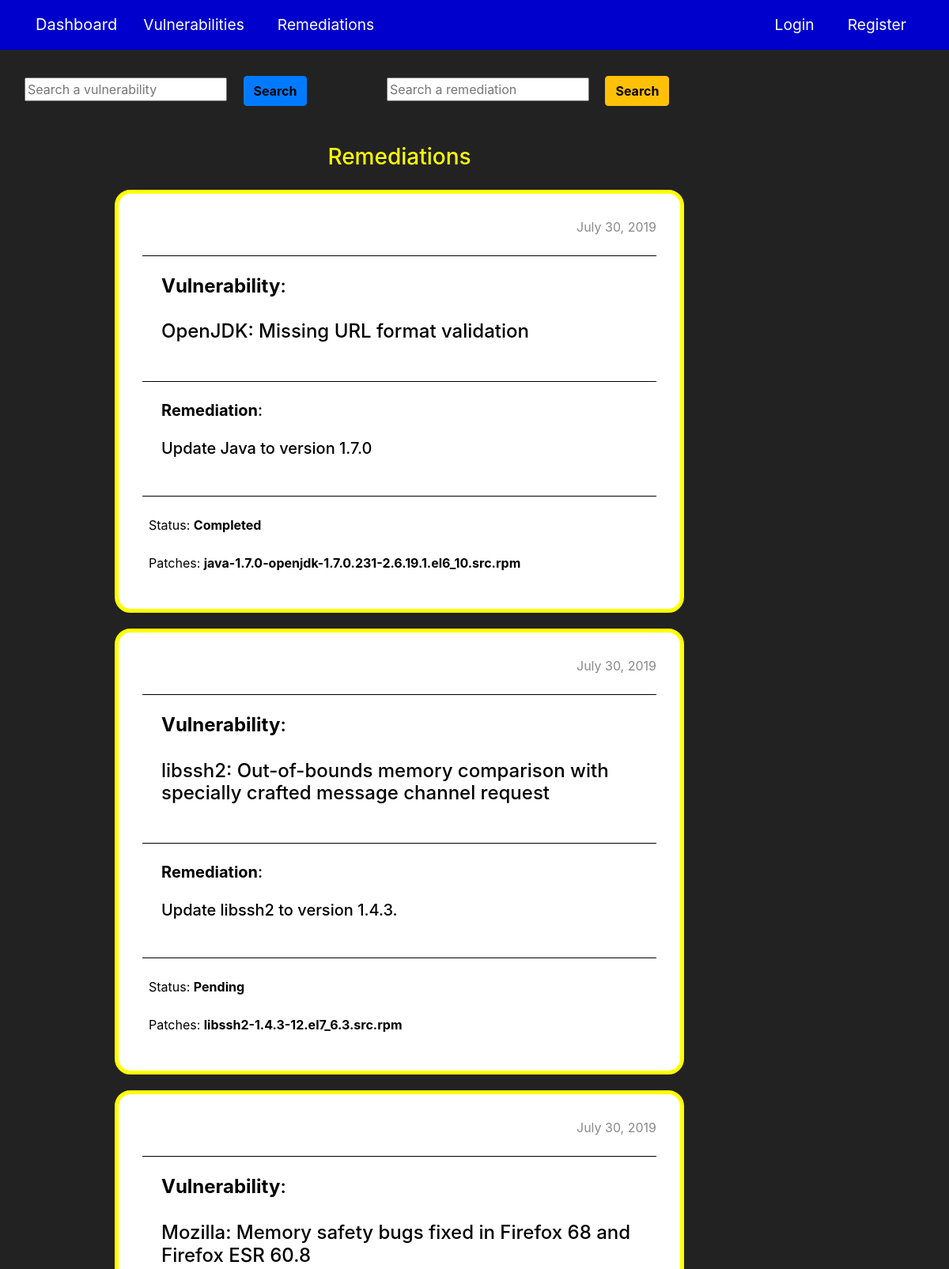
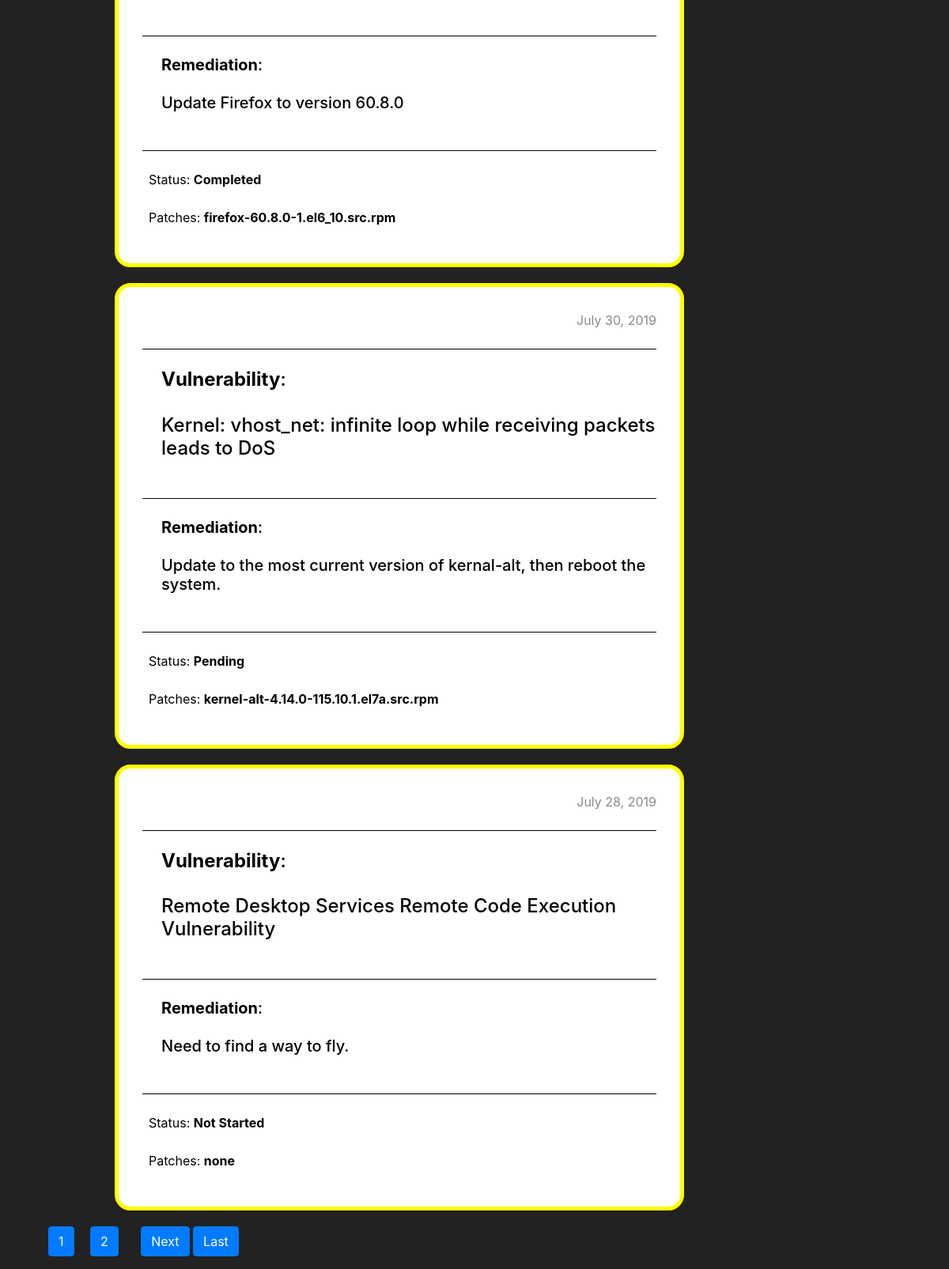
The app's page /rem/list/ with its own data (2 pictures, top to bottom).
### vulns/models.py (models this page shows, shortened)
class Remedy(models.Model):
    remediation = models.TextField()
    status = models.CharField(max_length=60, null=True)
    patches = models.CharField(max_length=200)
    approved_remedy = models.BooleanField(default=False)
    date_posted = models.DateTimeField(default=timezone.now)
    author = models.ForeignKey(User, on_delete=models.CASCADE)
    vulnerability = models.ForeignKey(Vuln, on_delete=models.CASCADE, related_name="rems")

class Vuln(models.Model):
    cve = models.CharField(max_length=10)
    title = models.CharField(max_length=120)
    risk_score = models.IntegerField(default=1)
    summary = models.TextField()
    date_posted = models.DateTimeField(default=timezone.now)
    author = models.ForeignKey(User, on_delete=models.CASCADE)

### vulns/views.py (the view)
# urls.py: path("rem/list/", views.RemedyListView.as_view(), name="rem-list"),
class RemedyListView(ListView):
    model = Remedy
    context_object_name = "rems"
    ordering = ["-date_posted"]
    paginate_by = 5

### vulns/templates/vulns/remedy_list.html (shortened to what this page needs)
{% extends "webroot/base.html" %}
{% block content %}
  <h3 style="color: #ffff00;text-align: center" class="mb-4">Remediations</h3>
  {% for rem in rems %}
    <div class="comment-container">
      <p style="float: right;color: #8a8a8a">{{ rem.date_posted|date:"F d, Y" }}</p>
      <div class="post-section">
        <h4 class="mt-4 ml-4"><b>Vulnerability</b>: <br><br>{{ rem.vulnerability.title }}</h4>
        <div class="post-section">
          <h5 class="mt-4 ml-4" style="overflow-wrap: break-word;"><b>Remediation</b>: <br><br>{{ rem.remediation|linebreaks }}</h5>
          <div class="post-section">
            <p class="ml-2 mt-4">Status: <b>{{ rem.status }}</b></p>
            <p class="ml-2 mt-4">Patches: <b>{{ rem.patches }}</b></p>
          </div>
        </div>
      </div>
    </div>
  {% empty %}
    <p>No remediations were posted yet.</p>
  {% endfor %}
  {% if is_paginated %}
    {% for num in page_obj.paginator.page_range %}
      {% if page_obj.number == num %}
        <a class="btn btn-primary ml-3 mr-3 mb-3" href="?page={{ num }}">{{ num }}</a>
      {% elif num > page_obj.number|add:'-3' and num < page_obj.number|add:'3' %}
        <a class="btn btn-primary mb-3" href="?page={{ num }}">{{ num }}</a>
      {% endif %}
    {% endfor %}
    {% if page_obj.has_next %}
      <a class="btn btn-primary ml-4 mb-3" href="?page={{ page_obj.next_page_number }}">Next</a>
      <a class="btn btn-primary mb-3" href="?page={{ page_obj.paginator.num_pages }}">Last</a>
    {% endif %}
  {% endif %}
{% endblock content %}

### webroot/templates/webroot/base.html (shortened to what this page needs)
{% load static %}
<!DOCTYPE html>
<html lang="en">
<head>
  <link rel="stylesheet" href="https://maxcdn.bootstrapcdn.com/bootstrap/4.0.0/css/bootstrap.min.css">
  <link rel="stylesheet" type="text/css" href="{% static 'webroot/main.css' %}">
</head>
<body>
  <header class="header-section">
    <nav class="navbar navbar-expand-md navbar-dark navbar-bg-blue fixed-top">
      <div class="container">
        <a class="navbar-brand mr-4" href="{% url 'vuln-dash' %}">Dashboard</a>
        <div class="collapse navbar-collapse" id="navbarToggle">
          <div class="navbar-nav mr-auto">
            <a class="btn nav-link" href="{% url 'vuln-list' %}">Vulnerabilities</a>
            <a class="btn nav-link ml-4" href="{% url 'rem-list' %}">Remediations</a>
          </div>
          <div class="navbar-nav">
            {% if user.is_authenticated %}
              <a class="btn nav-link mr-4" href="{% url 'vuln-create' %}">New Vuln</a>
              <a class="btn nav-link mr-4" href="{% url 'profile' %}">Profile</a>
              <a class="btn nav-link" href="{% url 'logout' %}">Logout</a>
            {% else %}
              <a class="btn nav-link mr-4" href="{% url 'login' %}">Login</a>
              <a class="btn nav-link" href="{% url 'register' %}">Register</a>
            {% endif %}
          </div>
        </div>
      </div>
    </nav>
  </header>
  <div class="container-fluid mb-5">
    <form style="display: inline;" id="searchvuln" action="{% url 'vuln-search' %}" method="GET" accept-charset="utf-8">
      <input class="searchfield ml-3" id="vulnsearchbox" name="q" type="text" placeholder="Search a vulnerability">
      <button class="btn btn-primary ml-3 mr-5" type="submit"><b style="color: #000000;">Search</b></button>
    </form>
    <form style="display: inline;" id="searchrem" action="{% url 'rem-search' %}" method="GET" accept-charset="utf-8">
      <input class="searchfield ml-5 mr-3" id="remsearchbox" name="q" type="text" placeholder="Search a remediation">
      <button class="btn btn-warning mr-3" type="submit"><b style="color: #000000;">Search</b></button>
    </form>
  </div>
  <main role="main" class="container">
    <div class="row">
      <div class="col-md-10">
        {% block content %}{% endblock content %}
      </div>
    </div>
  </main>
</body>
</html>

### webroot/static/webroot/main.css (style rules this page uses)
body { background: #222222; color: #ffffff; margin-top: 6rem; }
.navbar-bg-blue { background: #0000cc; }
.header-section .navbar-nav .nav-link { color: #ffffff; border-radius: 10px; font-size: 1.2rem; }
.post-section { border-top: 1px solid #000000; margin-top: 3rem; }
.comment-container { background: #ffffff; color: #000000; border: 5px solid #ffff00; border-radius: 20px; padding: 30px 30px; margin: 20px 100px; }

### records on screen
Remedy: date_posted "July 30, 2019", vulnerability "OpenJDK: Missing URL format validation", remediation "Update Java to version 1.7.0", status "Completed", patches "java-1.7.0-openjdk-1.7.0.231-2.6.19.1.el6_10.src.rpm"
Remedy: date_posted "July 30, 2019", vulnerability "libssh2: Out-of-bounds memory comparison with specially crafted message channel request", remediation "Update libssh2 to version 1.4.3.", status "Pending", patches "libssh2-1.4.3-12.el7_6.3.src.rpm"
Remedy: date_posted "July 30, 2019", vulnerability "Mozilla: Memory safety bugs fixed in Firefox 68 and Firefox ESR 60.8", remediation "Update Firefox to version 60.8.0", status "Completed", patches "firefox-60.8.0-1.el6_10.src.rpm"
Remedy: date_posted "July 30, 2019", vulnerability "Kernel: vhost_net: infinite loop while receiving packets leads to DoS", remediation "Update to the most current version of kernal-alt, then reboot the system.", status "Pending", patches "kernel-alt-4.14.0-115.10.1.el7a.src.rpm"
Remedy: date_posted "July 28, 2019", vulnerability "Remote Desktop Services Remote Code Execution Vulnerability", remediation "Need to find a way to fly.", status "Not Started", patches "none"

### other values on screen
{{ num }} "1"
{{ num }} "2"
